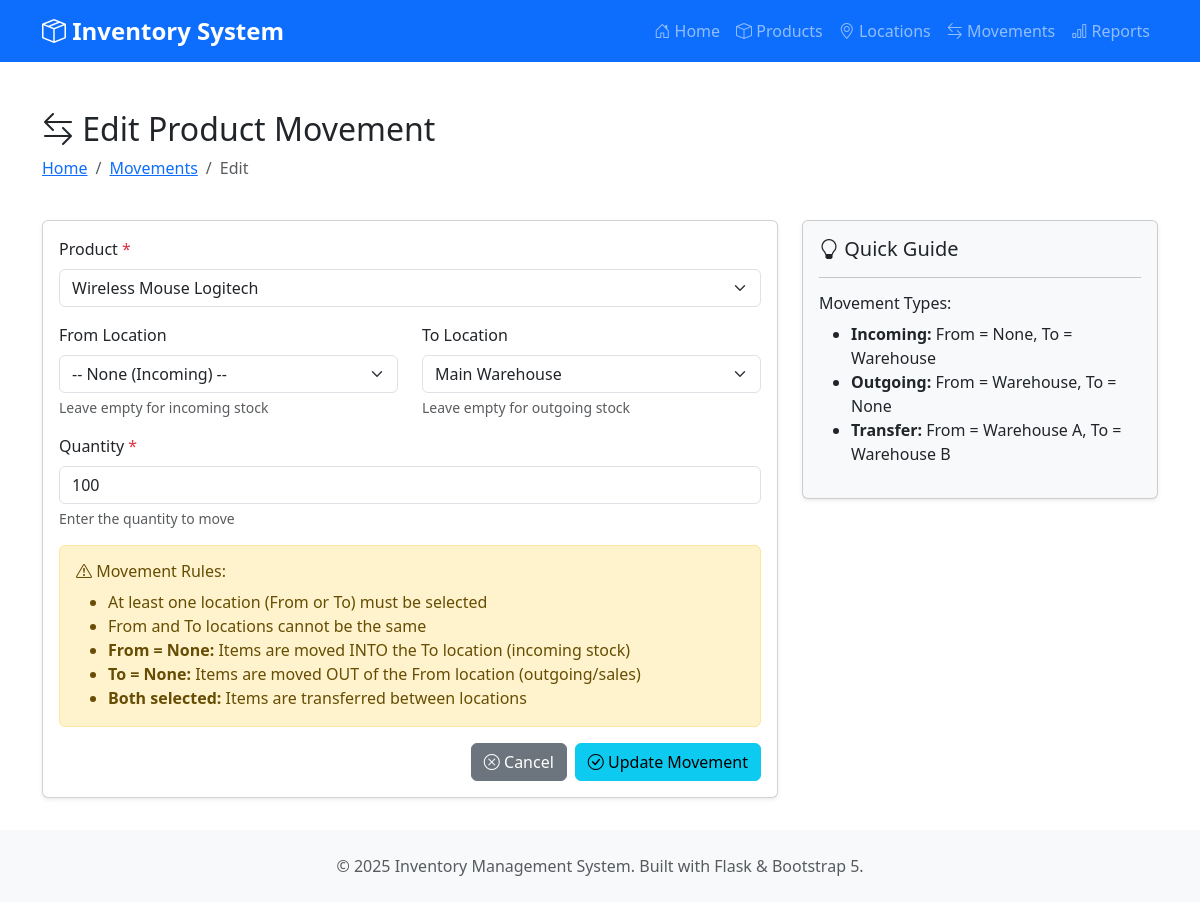
Page /movements/edit/2 on the committed database.
### models.py (models this page shows, shortened)
class ProductMovement(db.Model):
    __tablename__ = 'product_movement'
    movement_id = db.Column(db.Integer, primary_key=True, autoincrement=True)
    timestamp = db.Column(db.DateTime, nullable=False, default=datetime.utcnow)
    from_location = db.Column(db.Integer, db.ForeignKey('location.location_id'), nullable=True)
    to_location = db.Column(db.Integer, db.ForeignKey('location.location_id'), nullable=True)
    product_id = db.Column(db.Integer, db.ForeignKey('product.product_id'), nullable=False)
    qty = db.Column(db.Integer, nullable=False)

class Product(db.Model):
    __tablename__ = 'product'
    product_id = db.Column(db.Integer, primary_key=True, autoincrement=True)
    name = db.Column(db.String(100), nullable=False)
    description = db.Column(db.Text)
    movements = db.relationship('ProductMovement', backref='product', lazy=True)

class Location(db.Model):
    __tablename__ = 'location'
    location_id = db.Column(db.Integer, primary_key=True, autoincrement=True)
    name = db.Column(db.String(100), nullable=False)
    address = db.Column(db.String(200))
    movements_from = db.relationship('ProductMovement',
                                    foreign_keys='ProductMovement.from_location',
                                    backref='from_loc',
                                    lazy=True)
    movements_to = db.relationship('ProductMovement',
                                  foreign_keys='ProductMovement.to_location',
                                  backref='to_loc',
                                  lazy=True)

### app.py (the view, shortened to what this page needs)
@app.route('/movements/edit/<int:movement_id>', methods=['GET', 'POST'])
def edit_movement(movement_id):
    movement = ProductMovement.query.get_or_404(movement_id)
    products = Product.query.all()
    locations = Location.query.all()
    return render_template('movement_form.html', movement=movement, products=products, locations=locations)

### templates/movement_form.html (shortened to what this page needs)
{% extends "base.html" %}
{% block content %}
<div class="row mb-4">
    <div class="col-12">
        <h2>
            <i class="bi bi-arrow-left-right"></i>
            {% if movement %}Edit Product Movement{% else %}Add New Product Movement{% endif %}
        </h2>
        <nav aria-label="breadcrumb">
            <ol class="breadcrumb">
                <li class="breadcrumb-item"><a href="{{ url_for('index') }}">Home</a></li>
                <li class="breadcrumb-item"><a href="{{ url_for('movements') }}">Movements</a></li>
                <li class="breadcrumb-item active">{% if movement %}Edit{% else %}Add{% endif %}</li>
            </ol>
        </nav>
    </div>
</div>
<div class="row">
    <div class="col-md-8">
        <div class="card">
            <div class="card-body">
                <form method="POST">
                    <div class="mb-3">
                        <label for="product_id" class="form-label">Product <span class="text-danger">*</span></label>
                        <select class="form-select" id="product_id" name="product_id" required>
                            {% for product in products %}
                            <option value="{{ product.product_id }}"
                                    {% if movement and movement.product_id == product.product_id %}selected{% endif %}>
                                {{ product.name }}
                            </option>
                            {% endfor %}
                        </select>
                    </div>
                    <div class="row">
                        <div class="col-md-6 mb-3">
                            <label for="from_location" class="form-label">From Location</label>
                            <select class="form-select" id="from_location" name="from_location">
                                <option value="">-- None (Incoming) --</option>
                            </select>
                            <div class="form-text">Leave empty for incoming stock</div>
                        </div>
                        <div class="col-md-6 mb-3">
                            <label for="to_location" class="form-label">To Location</label>
                            <select class="form-select" id="to_location" name="to_location">
                                {% for location in locations %}
                                <option value="{{ location.location_id }}"
                                        {% if movement and movement.to_location == location.location_id %}selected{% endif %}>
                                    {{ location.name }}
                                </option>
                                {% endfor %}
                            </select>
                            <div class="form-text">Leave empty for outgoing stock</div>
                        </div>
                    </div>
                    <div class="mb-3">
                        <label for="qty" class="form-label">Quantity <span class="text-danger">*</span></label>
                        <input type="number"
                               class="form-control"
                               id="qty"
                               name="qty"
                               value="{{ movement.qty if movement else '' }}"
                               min="1"
                               required>
                        <div class="form-text">Enter the quantity to move</div>
                    </div>
                    <div class="alert alert-warning">
                        <h6><i class="bi bi-exclamation-triangle"></i> Movement Rules:</h6>
                        <ul class="mb-0">
                            <li>At least one location (From or To) must be selected</li>
                            <li>From and To locations cannot be the same</li>
                            <li><strong>From = None:</strong> Items are moved INTO the To location (incoming stock)</li>
                            <li><strong>To = None:</strong> Items are moved OUT of the From location (outgoing/sales)</li>
                            <li><strong>Both selected:</strong> Items are transferred between locations</li>
                        </ul>
                    </div>
                    <div class="d-grid gap-2 d-md-flex justify-content-md-end">
                        <a href="{{ url_for('movements') }}" class="btn btn-secondary">
                            <i class="bi bi-x-circle"></i> Cancel
                        </a>
                        <button type="submit" class="btn btn-info">
                            <i class="bi bi-check-circle"></i>
                            {% if movement %}Update{% else %}Save{% endif %} Movement
                        </button>
                    </div>
                </form>
            </div>
        </div>
    </div>
    <div class="col-md-4">
        <div class="card bg-light">
            <div class="card-body">
                <h5 class="card-title"><i class="bi bi-lightbulb"></i> Quick Guide</h5>
                <hr>
                <h6>Movement Types:</h6>
                <ul>
                    <li><strong>Incoming:</strong> From = None, To = Warehouse</li>
                    <li><strong>Outgoing:</strong> From = Warehouse, To = None</li>
                    <li><strong>Transfer:</strong> From = Warehouse A, To = Warehouse B</li>
                </ul>
            </div>
        </div>
    </div>
</div>
{% endblock %}

### templates/base.html (style rules this page uses)
body { min-height: 100vh; display: flex; flex-direction: column; }
.card { box-shadow: 0 0.125rem 0.25rem rgba(0,0,0,0.075); transition: transform 0.2s; }

### rows in the picture
ProductMovement: product_id "Wireless Mouse Logitech", to_location "Main Warehouse", qty "100"
